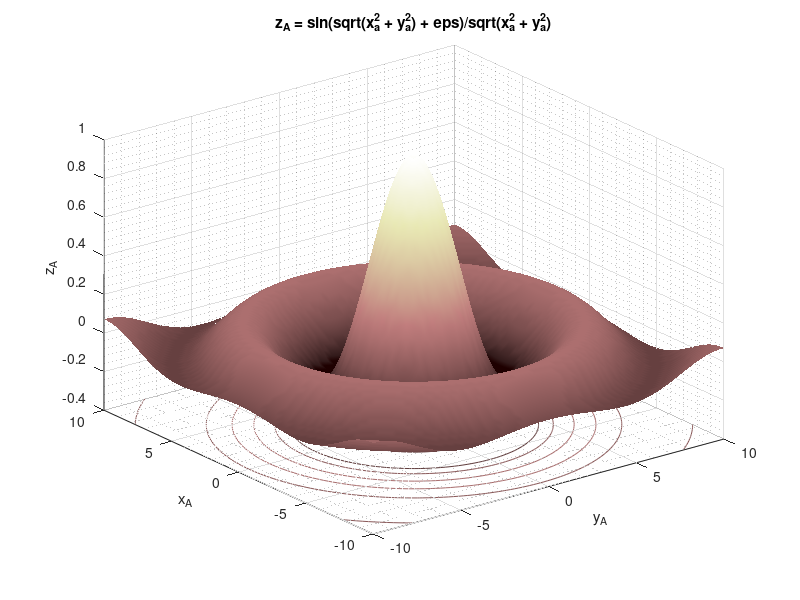

This figure's MATLAB source:
%% my3Dfun1
% Function domain
[x_a,y_a]= meshgrid(-10:.2:10, -10:.2:10);
% Function values
z_a = sin(sqrt(x_a.^2+y_a.^2)+eps)./sqrt(x_a.^2+y_a.^2);
% Figure initialization
figure
% Plotting figure
surfc(x_a,y_a,z_a)
% Title
title('z_A = sin(sqrt(x_a^2 + y_a^2) + eps)/sqrt(x_a^2 + y_a^2)')
% Labels
xlabel('y_A')
ylabel('x_A')
zlabel('z_A')
% Grid
grid minor
% Colormap
colormap('pink')
% Shading
shading INTERP